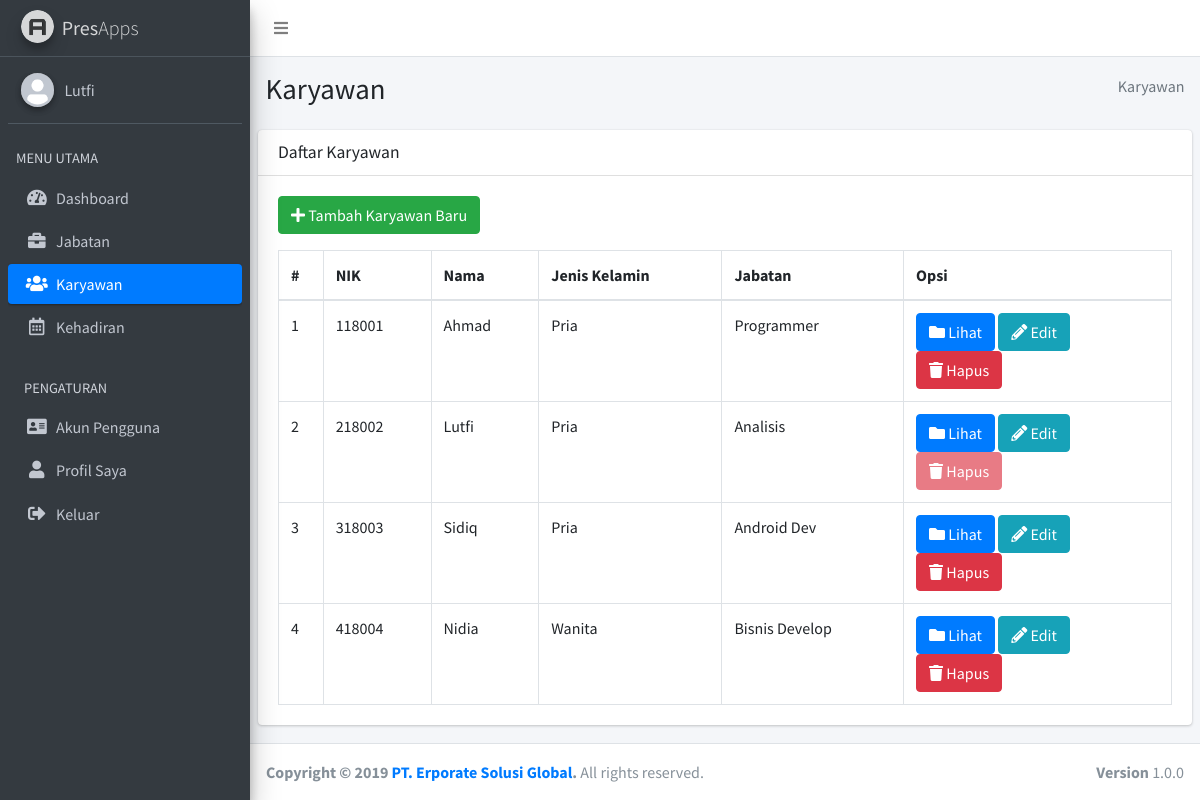
The app's page /admin/index.php?page=karyawan (signed in) with its own data.
### tables this page shows
CREATE TABLE `akun_pengguna` (
  `nik` char(7) NOT NULL,
  `password` varchar(64) DEFAULT NULL,
  `hak_akses` enum('Admin','Staff') DEFAULT NULL
);

CREATE TABLE `karyawan` (
  `nik` char(7) NOT NULL,
  `nama_lengkap` varchar(25) DEFAULT NULL,
  `jenis_kelamin` enum('Pria','Wanita') DEFAULT NULL,
  `id_jabatan` int(11) DEFAULT NULL,
  `no_hp` char(13) DEFAULT NULL,
  `alamat` text
);

CREATE TABLE `jabatan` (
  `id_jabatan` int(11) NOT NULL,
  `nama_jabatan` varchar(50) DEFAULT NULL
);

### action_admin/karyawan.php (called while the page is built, shortened)
<?php
include "../connection/connect.php";
switch(@$_POST["mode"]){
	default:
		$sql = "SELECT * FROM karyawan";
		$result = mysqli_query($connect, $sql);
		break;
}
?>

### admin/pages/karyawan/list.php (the view, shortened to what this page needs)
<section class="content-header">
  <div class="container-fluid">
    <div class="row mb-2">
      <div class="col-sm-6">
        <h1>Karyawan</h1>
      </div>
      <div class="col-sm-6">
        <ol class="breadcrumb float-sm-right">
          <li class="breadcrumb-item active">Karyawan</li>
        </ol>
      </div>
    </div>
  </div>
</section>
<section class="content">
  <div class="card">
    <div class="card-header">
      <h3 class="card-title">Daftar Karyawan</h3>
    </div>
    <div class="card-body">
  		<p>
  			<a href="index.php?page=karyawan&action=add" class="btn btn-success">
  				<i class="fas fa-plus"></i> Tambah Karyawan Baru
  			</a>
  		</p>
  		<table class="table table-bordered">
        <thead>
          <tr>
            <th style="width: 5%">#</th>
            <th>NIK</th>
            <th>Nama</th>
            <th>Jenis Kelamin</th>
            <th>Jabatan</th>
            <th style="width: 30%">Opsi</th>
          </tr>
        </thead>
        <tbody>
          <?php
            include "../action_admin/karyawan.php";
            $no = 1;
            while($i = mysqli_fetch_assoc($result)){
              $id_jabatan = $i["id_jabatan"];
              $sql2 = "SELECT * FROM jabatan WHERE id_jabatan='$id_jabatan'";
              $result2 = mysqli_query($connect, $sql2);
              $j = mysqli_fetch_assoc($result2);
          ?>
          <tr>
            <td><?php echo $no; ?></td>
            <td><?php echo $i["nik"]; ?></td>
            <td><?php echo $i["nama_lengkap"]; ?></td>
            <td><?php echo $i["jenis_kelamin"]; ?></td>
            <td><?php echo $j["nama_jabatan"]; ?></td>
            <?php if($i["nik"] != $_SESSION["nik"]){ ?>
            <td>
            	<a href="index.php?page=karyawan&action=detail&id=<?php echo $i['nik']; ?>" class="btn btn-primary">
            		<i class="fas fa-folder"></i> Lihat
            	</a>
            	<a href="index.php?page=karyawan&action=edit&id=<?php echo $i['nik']; ?>" class="btn btn-info">
            		<i class="fas fa-pencil-alt"></i> Edit
            	</a>
            	<a onclick="return confirm('Hapus karyawan?')" href="index.php?page=karyawan&action=delete&id=<?php echo $i['nik']; ?>" class="btn btn-danger">
            		<i class="fas fa-trash"></i> Hapus
            	</a>
            </td>
            <?php }else{ ?>
            <td>
              <a href="index.php?page=karyawan&action=detail&id=<?php echo $i['nik']; ?>" class="btn btn-primary">
                <i class="fas fa-folder"></i> Lihat
              </a>
              <a href="index.php?page=karyawan&action=edit&id=<?php echo $i['nik']; ?>" class="btn btn-info">
                <i class="fas fa-pencil-alt"></i> Edit
              </a>
              <a onclick="return confirm('Hapus karyawan?')" href="index.php?page=karyawan&action=delete&id=<?php echo $i['nik']; ?>" class="btn btn-danger disabled">
                <i class="fas fa-trash"></i> Hapus
              </a>
            </td>
            <?php } ?>
          </tr>
          <?php
              $no++;
            }
          ?>
        </tbody>
      </table>
    </div>
  </div>
</section>

### admin/layout/header.php (shortened to what this page needs)
<!DOCTYPE html>
<html lang="en">
<head>
  <link rel="stylesheet" href="../assets/plugins/fontawesome-free/css/all.min.css">
  <link rel="stylesheet" href="../assets/dist/css/adminlte.min.css">
</head>
<body class="hold-transition sidebar-mini layout-fixed layout-navbar-fixed layout-footer-fixed">
<div class="wrapper">
  <nav class="main-header navbar navbar-expand navbar-white navbar-light">
    <ul class="navbar-nav">
      <li class="nav-item">
        <a class="nav-link" data-widget="pushmenu" href="#"><i class="fas fa-bars"></i></a>
      </li>
    </ul>
  </nav>
  <aside class="main-sidebar sidebar-dark-primary elevation-4">
    <a href="index.php?page=dashboard" class="brand-link">
      <img src="../assets/dist/img/AdminLTELogo.png" alt="AdminLTE Logo" class="brand-image img-circle elevation-3"
           style="opacity: .8">
      <span class="brand-text font-weight-light"><b>Pres</b>Apps</span>
    </a>
    <div class="sidebar">
      <div class="user-panel mt-3 pb-3 mb-3 d-flex">
        <div class="image">
          <img src="../assets/dist/img/user-avatar.png" class="img-circle elevation-2" alt="User Image">
        </div>
        <div class="info">
          <?php
            include "../connection/connect.php";
            $nik = $_SESSION["nik"];
            $sql = "SELECT akun_pengguna.nik, karyawan.nama_lengkap, akun_pengguna.password, akun_pengguna.hak_akses FROM akun_pengguna INNER JOIN karyawan ON akun_pengguna.nik = karyawan.nik WHERE akun_pengguna.nik='$nik'";
            $result = mysqli_query($connect, $sql);
            $i = mysqli_fetch_assoc($result);
          ?>
          <a href="#" class="d-block"><?php echo $i["nama_lengkap"]; ?></a>
        </div>
      </div>
      <nav class="mt-2">
        <ul class="nav nav-pills nav-sidebar flex-column" data-widget="treeview" role="menu" data-accordion="false">
          <li class="nav-header">MENU UTAMA</li>
          <?php
            if(isset($_GET["page"])){
              $page = $_GET["page"];
            }else{
              $page = "dashboard";
            }
          ?>
          <li class="nav-item">
            <a href="index.php?page=dashboard" class="nav-link <?php if($page == 'dashboard'){ echo 'active'; } ?>">
              <i class="nav-icon fas fa-tachometer-alt"></i>
              <p>
                Dashboard
              </p>
            </a>
          </li>
          <li class="nav-item">
            <a href="index.php?page=jabatan" class="nav-link <?php if($page == 'jabatan'){ echo 'active'; } ?>">
              <i class="nav-icon fas fa-briefcase"></i>
              <p>
                Jabatan
              </p>
            </a>
          </li>
          <li class="nav-item">
            <a href="index.php?page=karyawan" class="nav-link <?php if($page == 'karyawan'){ echo 'active'; } ?>">
              <i class="nav-icon fas fa-users"></i>
              <p>
                Karyawan
              </p>
            </a>
          </li>
          <li class="nav-item">
            <a href="index.php?page=kehadiran" class="nav-link <?php if($page == 'kehadiran'){ echo 'active'; } ?>">
              <i class="nav-icon far fa-calendar-alt"></i>
              <p>
                Kehadiran
              </p>
            </a>
          </li>
          <li class="nav-header">PENGATURAN</li>
          <li class="nav-item">
            <a href="index.php?page=akun_pengguna" class="nav-link <?php if($page == 'akun_pengguna'){ echo 'active'; } ?>">
              <i class="nav-icon fas fa-address-card"></i>
              <p>
                Akun Pengguna
              </p>
            </a>
          </li>
          <li class="nav-item">
            <a href="index.php?page=profil_saya" class="nav-link <?php if($page == 'profil_saya'){ echo 'active'; } ?>">
              <i class="nav-icon fas fa-user"></i>
              <p>
                Profil Saya
              </p>
            </a>
          </li>
          <li class="nav-item">
            <a href="logout.php" class="nav-link">
              <i class="nav-icon fas fa-sign-out-alt"></i>
              <p>
                Keluar
              </p>
            </a>
          </li>
        </ul>
      </nav>
    </div>
  </aside>
  <div class="content-wrapper">

### admin/index.php (shortened to what this page needs)
<?php
include "layout/header.php";
if(isset($_GET["page"])){
  $page = $_GET["page"];
  switch($page){
    case "karyawan":
      if(isset($_GET["action"])){
        $action = $_GET["action"];
        if($action == "add"){
          include "pages/karyawan/add_form.php";
        }elseif($action == "edit"){
          if(isset($_GET["id"])){
            include "pages/karyawan/edit_form.php";
          }else{
            include "pages/error.php";
          }
        }elseif($action == "delete"){
          if(isset($_GET["id"])){
            include "pages/karyawan/delete.php";
          }else{
            include "pages/error.php";
          }
        }elseif($action == "detail"){
          if(isset($_GET["id"])){
            include "pages/karyawan/detail.php";
          }else{
            include "pages/error.php";
          }
        }else{
          include "pages/error.php";
        }
      }else{
        include "pages/karyawan/list.php";
      }
      break;
  }
}else{
  include "pages/dashboard.php";
}
include "layout/footer.php";
?>

### admin/layout/footer.php (shortened to what this page needs)
  </div>
  <footer class="main-footer">
    <strong>Copyright &copy; 2019 <a href="#">PT. Erporate Solusi Global</a>.</strong>
    All rights reserved.
    <div class="float-right d-none d-sm-inline-block">
      <b>Version</b> 1.0.0
    </div>
  </footer>
</div>
</body>
</html>

### records on screen
akun_pengguna: nik.nama_lengkap "Lutfi"
karyawan: nik "118001", nama_lengkap "Ahmad", jenis_kelamin "Pria", id_jabatan.nama_jabatan "Programmer"
karyawan: nik "218002", nama_lengkap "Lutfi", jenis_kelamin "Pria", id_jabatan.nama_jabatan "Analisis"
karyawan: nik "318003", nama_lengkap "Sidiq", jenis_kelamin "Pria", id_jabatan.nama_jabatan "Android Dev"
karyawan: nik "418004", nama_lengkap "Nidia", jenis_kelamin "Wanita", id_jabatan.nama_jabatan "Bisnis Develop"
